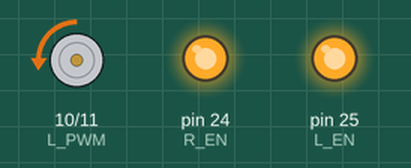
This sketch was run on a simulated Arduino Mega 2560, built with avr-gcc and run on an emulated ATmega2560. Shown: motor-driver pin pairs drawn as motors (green arrow = first pin HIGH = forward, orange = second pin HIGH = backward, longer = more drive), output pins drawn as LEDs (lit = HIGH). What the sketch prints to the serial monitor is not drawn.

Above: at 0.42 s.
At 3.1 s:
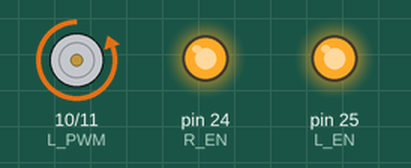
At 10.3 s:
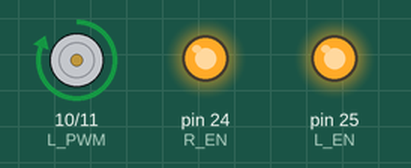
At 14.4 s:
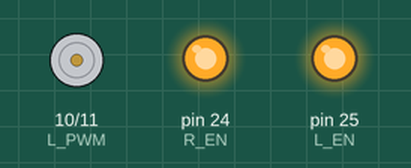
Timing chart, 0 to 20.0 s (numbered marks = the images above):
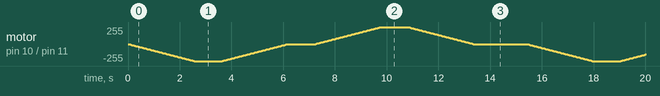

The sketch:

motor_single_side.ino
```cpp
// BTS7960 Motor Driver - Single Motor Test
// Using: L_PWM, R_PWM, L_EN, R_EN

#define L_PWM 10    // Left PWM input (PWM pin)
#define R_PWM 11    // Right PWM input (PWM pin)
#define L_EN 25     // Left enable
#define R_EN 24     // Right enable

int speedPWM = 0;  // 0 - 255

void setup() {
  pinMode(L_PWM, OUTPUT);
  pinMode(R_PWM, OUTPUT);
  pinMode(L_EN, OUTPUT);
  pinMode(R_EN, OUTPUT);

  // Enable both sides
  digitalWrite(L_EN, HIGH);
  digitalWrite(R_EN, HIGH);

  Serial.begin(9600);
  Serial.println("BTS7960 Single Motor Test Starting...");
}

// Drive motor forward or reverse with PWM
void driveMotor(int pwm, bool forward) {
  if (forward) {
    analogWrite(R_PWM, pwm);  // Forward drive
    analogWrite(L_PWM, 0);
  } else {
    analogWrite(R_PWM, 0);
    analogWrite(L_PWM, pwm);  // Reverse drive
  }
}

void loop() {
  // Ramp forward
  for (speedPWM = 0; speedPWM <= 255; speedPWM += 5) {
    driveMotor(speedPWM, true);
    delay(50);
  }

  delay(1000);

  // Ramp down
  for (speedPWM = 255; speedPWM >= 0; speedPWM -= 5) {
    driveMotor(speedPWM, true);
    delay(50);
  }

  delay(1000);

  // Ramp reverse
  for (speedPWM = 0; speedPWM <= 255; speedPWM += 5) {
    driveMotor(speedPWM, false);
    delay(50);
  }

  delay(1000);

  // Ramp down
  for (speedPWM = 255; speedPWM >= 0; speedPWM -= 5) {
    driveMotor(speedPWM, false);
    delay(50);
  }

  delay(2000);
}
```
